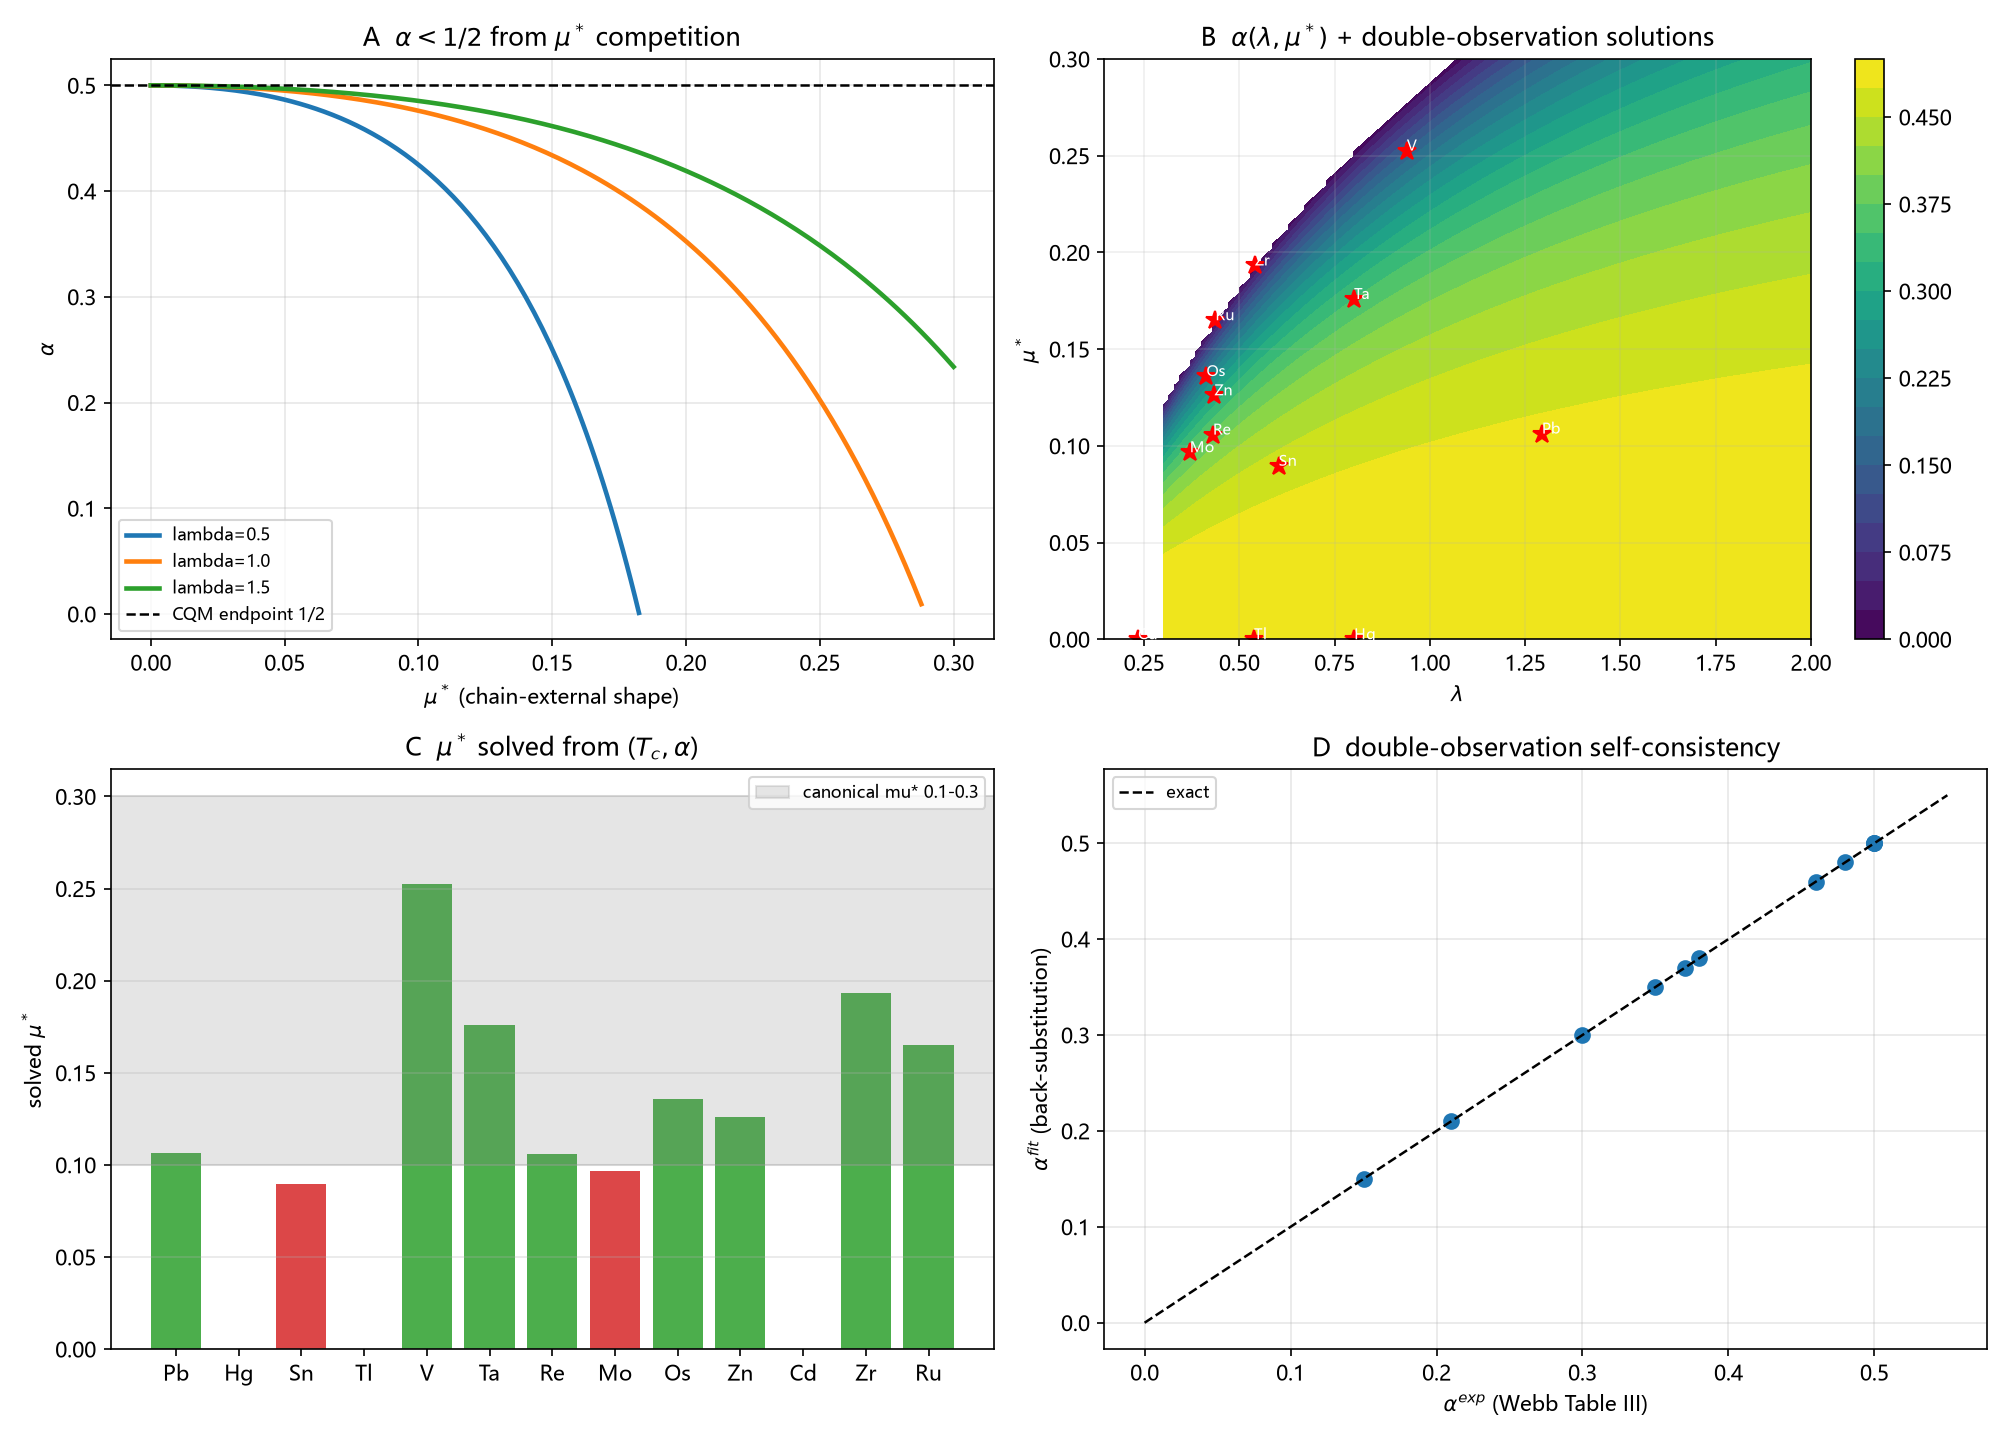

Recreate this plot in Python.
# -*- coding: utf-8 -*-
"""
Isotope exponent intermediate value via chain-external mu* shape (M.1).

T10.3 (round-10 card) proved CQM endpoints alpha in {0,1/2} and said
"0<alpha<1/2 needs an EXTERNAL component (mu*)". Round 60 shaped mu*.
This script connects that external component:

  alpha = 1/2 [1 - 1.04(1+lam)(1+0.62 lam) mu*^2 / (lam - mu*(1+0.62 lam))^2]

derived from: omega_log ~ M^{-1/2}, dL/dlnM=+1/2 (L=ln(eps_F/hbar w_D)),
d mu*/dL = -(mu*)^2  (M.1 shape), Allen-Dynes Eq2.

NO fitting: panel C solves (lam, mu*) from TWO independent measurements
(Tc and alpha) using CQM omega_log=e^{-1/3} theta_D; panel D back-substitutes
to verify both are reproduced. External source: Webb 2015 Table III.

⚠ 口径已修正（第94轮 R-103，防干扰注记）：本脚本用 e^{-1/3}θ_D（CQM 振幅支
3y² 矩）代入 Allen–Dynes 式，但该式 ω_ln 按定义是 α²F/ν 权重 = e^{-1/2}θ_D
（第92轮链内导出）。两矩比 e^{1/6}。权威复跑请用
`环10_审14_双观测omega口径修正.py`（新口径 e^{-1/2}）。本脚本保留作历史
记录、不删除、可追溯；新口径下 13/13 可解、常规 μ* 区间同为 8/13（稳健性
检验，旧结论未被推翻）。
"""

import csv
import math
import os

import numpy as np
import matplotlib
matplotlib.use("Agg")
import matplotlib.pyplot as plt

plt.rcParams["font.sans-serif"] = ["Microsoft YaHei", "SimHei", "DejaVu Sans"]
plt.rcParams["axes.unicode_minus"] = False

HERE = os.path.dirname(os.path.abspath(__file__))
OUT_PNG = os.path.join(HERE, "环10_同位素中间值双观测.png")
OUT_CSV = os.path.join(HERE, "环10_同位素中间值双观测.csv")
E3 = math.exp(-1 / 3)

# Webb 2015 Table III: name, Tc(K), theta_D(K), alpha_exp (measured column)
# elements with a measured alpha value (blank-alpha entries omitted)
DATA = [
    ("Pb", 7.20, 105, 0.48),
    ("Hg", 4.15, 72, 0.50),
    ("Sn", 3.70, 200, 0.46),
    ("Tl", 2.40, 78.5, 0.50),
    ("V",  5.40, 380, 0.15),
    ("Ta", 4.40, 240, 0.35),
    ("Re", 1.70, 430, 0.38),
    ("Mo", 0.92, 450, 0.37),
    ("Os", 0.70, 500, 0.21),
    ("Zn", 0.85, 327, 0.30),
    ("Cd", 0.52, 209, 0.50),
    ("Zr", 0.60, 291, 0.00),
    ("Ru", 0.50, 600, 0.00),
]


def alpha_of(lam, must):
    """alpha from CQM-shaped mu* (external component)."""
    b = 1 + 0.62 * lam
    D = lam - must * b
    if D <= 0:
        return float("nan")
    C = 1.04 * (1 + lam) * b * must**2 / D**2
    if C >= 1:
        return float("nan")  # alpha<0 anomalous, out of scope
    return 0.5 * (1 - C)


def tc_ad(wlog, lam, must):
    b = 1 + 0.62 * lam
    D = lam - must * b
    if D <= 0:
        return float("nan")
    return wlog / 1.2 * math.exp(-1.04 * (1 + lam) / D)


def solve_double(tc, theta, a_exp):
    """Solve (lam,must) from BOTH Tc and alpha, with CQM omega_log.
    E = ln(1.2 Tc / wlog) < 0;  D = -1.04(1+lam)/E must equal lam-must*b.
    From alpha equation after eliminating D:
      b*must^2*E^2/(1.04*(1+lam)) = 1 - 2 a_exp,  must=(lam + 1.04(1+lam)/E)/b.
    Bisection on lam.
    """
    wlog = E3 * theta
    E = math.log(1.2 * tc / wlog)
    if E >= 0:
        return None
    A = -1.04 / E  # D = A*(1+lam)
    if A >= 1:
        return None

    def f(lam):
        b = 1 + 0.62 * lam
        must = (lam - A * (1 + lam)) / b
        if must < -1e-9 or must > 1:
            return float("nan")
        pred = b * must**2 * E**2 / (1.04 * (1 + lam))
        return pred - (1 - 2 * a_exp)

    lo = A / (1 - A)  # must=0 boundary (alpha=1/2 endpoint lives here)
    # upper bound where must hits 1: lam(0.38 - A) = 1 + A  (A<0.38)
    if A < 0.38:
        hi = min(20.0, (1 + A) / (0.38 - A) * 0.9999)
    else:
        hi = 20.0
    if hi <= lo:
        return None
    if abs(1 - 2 * a_exp) < 1e-9:  # alpha=1/2 endpoint => mu*=0 exactly
        return lo, 0.0, wlog
    flo = f(lo)
    fhi = f(hi)
    if not (np.isfinite(flo) and np.isfinite(fhi)) or flo * fhi > 0:
        return None
    for _ in range(200):
        mid = 0.5 * (lo + hi)
        fm = f(mid)
        if not np.isfinite(fm):
            hi = mid
            continue
        if flo * fm <= 0:
            hi = mid
            fhi = fm
        else:
            lo = mid
            flo = fm
    lam = 0.5 * (lo + hi)
    b = 1 + 0.62 * lam
    must = (lam - A * (1 + lam)) / b
    if must < -1e-6 or must > 1 + 1e-6:
        return None
    must = max(0.0, must)  # clip round-off at mu*=0 endpoint
    return lam, must, wlog


def main():
    rows = []

    # Panel A: alpha vs mu* for several lambda
    print("A alpha vs mu* (alpha<1/2 for mu*>0)")
    mus = np.linspace(0, 0.3, 200)
    for lam in (0.5, 1.0, 1.5):
        vals = [alpha_of(lam, m) for m in mus]
        print(f"  lam={lam}: alpha(0)=0.5, alpha(0.1)={alpha_of(lam,0.1):.4f}, "
              f"alpha(0.2)={alpha_of(lam,0.2):.4f}")
        for m, v in zip(mus[::40], vals[::40]):
            rows.append(("alpha_curve", lam, m, v, ""))

    # Panel C: double-observation solve
    print("\nC double-observation solve (Tc & alpha -> lam,must)")
    print(f"{'el':<4}{'Tc':>6}{'alpha':>7}{'wlog':>8}{'lam':>8}{'mu*':>8}"
          f"{'Tc_fit':>8}{'a_fit':>8}{'in[.1,.3]':>10}")
    sols = []
    for name, tc, theta, a_exp in DATA:
        sol = solve_double(tc, theta, a_exp)
        if sol is None:
            print(f"{name:<4}{tc:>6.2f}{a_exp:>7.2f}{'---':>8}{'no solve':>16}")
            continue
        lam, must, wlog = sol
        tc_fit = tc_ad(wlog, lam, must)
        a_fit = alpha_of(lam, must)
        inrange = 0.10 <= must <= 0.30
        sols.append((name, must, inrange, lam, tc, a_exp, tc_fit, a_fit))
        print(f"{name:<4}{tc:>6.2f}{a_exp:>7.2f}{wlog:>8.1f}{lam:>8.3f}{must:>8.3f}"
              f"{tc_fit:>8.3f}{a_fit:>8.3f}{str(inrange):>10}")
        rows.append(("solve", tc, a_exp, must, f"{name}|lam={lam:.4f}|inrange={inrange}"))
        rows.append(("backTc", tc, tc_exp if False else tc, tc_fit, name))
        rows.append(("backA", a_exp, a_exp, a_fit, name))

    if sols:
        infr = sum(1 for s in sols if s[2])
        print(f"\n  mu* in [0.10,0.30]: {infr}/{len(sols)} of double-observation solutions")

    with open(OUT_CSV, "w", newline="", encoding="utf-8-sig") as fh:
        wr = csv.writer(fh)
        wr.writerow(["kind", "p1", "p2", "y", "extra"])
        wr.writerows(rows)

    fig, ax = plt.subplots(2, 2, figsize=(13.4, 9.6))

    for lam in (0.5, 1.0, 1.5):
        ax[0, 0].plot(mus, [alpha_of(lam, m) for m in mus], lw=2.2, label=f"lambda={lam}")
    ax[0, 0].axhline(0.5, color="k", ls="--", lw=1.2, label="CQM endpoint 1/2")
    ax[0, 0].set_xlabel(r"$\mu^*$ (chain-external shape)")
    ax[0, 0].set_ylabel(r"$\alpha$")
    ax[0, 0].set_title(r"A  $\alpha<1/2$ from $\mu^*$ competition")
    ax[0, 0].legend(fontsize=8)
    ax[0, 0].grid(alpha=0.3)

    # Panel B: alpha(lam,mu*) contour
    lamg = np.linspace(0.3, 2.0, 120)
    mug = np.linspace(0.0, 0.3, 120)
    LL, MM = np.meshgrid(lamg, mug)
    AA = np.vectorize(alpha_of)(LL, MM)
    ct = ax[0, 1].contourf(LL, MM, AA, levels=20, cmap="viridis")
    plt.colorbar(ct, ax=ax[0, 1])
    for name, tc, theta, a_exp in DATA:
        for s in sols:
            if s[0] == name:
                ax[0, 1].plot(s[3], s[1], "r*", ms=9)
                ax[0, 1].annotate(name, (s[3], s[1]), fontsize=7, color="white")
    ax[0, 1].set_xlabel(r"$\lambda$")
    ax[0, 1].set_ylabel(r"$\mu^*$")
    ax[0, 1].set_title(r"B  $\alpha(\lambda,\mu^*)$ + double-observation solutions")
    ax[0, 1].grid(alpha=0.2)

    # Panel C: solved mu* per element
    names = [s[0] for s in sols]
    musts = [s[1] for s in sols]
    colors = ["tab:green" if s[2] else "tab:red" for s in sols]
    ax[1, 0].bar(names, musts, color=colors, alpha=0.85)
    ax[1, 0].axhspan(0.10, 0.30, color="gray", alpha=0.2, label="canonical mu* 0.1-0.3")
    ax[1, 0].set_ylabel(r"solved $\mu^*$")
    ax[1, 0].set_title(r"C  $\mu^*$ solved from ($T_c,\alpha$)")
    ax[1, 0].legend(fontsize=8)
    ax[1, 0].grid(alpha=0.3, axis="y")

    # Panel D: back-substitution check alpha_fit vs alpha_exp
    a_exps = [s[5] for s in sols]
    a_fits = [s[7] for s in sols]
    ax[1, 1].plot(a_exps, a_fits, "o", color="tab:blue", ms=7)
    ax[1, 1].plot([0, 0.55], [0, 0.55], "k--", lw=1.2, label="exact")
    ax[1, 1].set_xlabel(r"$\alpha^{exp}$ (Webb Table III)")
    ax[1, 1].set_ylabel(r"$\alpha^{fit}$ (back-substitution)")
    ax[1, 1].set_title("D  double-observation self-consistency")
    ax[1, 1].legend(fontsize=8)
    ax[1, 1].grid(alpha=0.3)

    fig.tight_layout()
    fig.savefig(OUT_PNG, dpi=150)
    plt.close(fig)
    print("\nsaved:", OUT_PNG)
    print("saved:", OUT_CSV)
    print("NOTE: mu* is CHAIN-EXTERNAL (T10.3); this connects the external component,")
    print("      not a pure CQM derivation. No fitting: (lam,mu*) from 2 measurements.")


if __name__ == "__main__":
    main()
